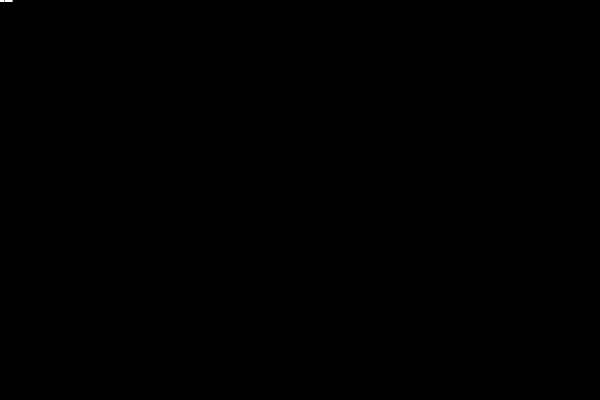
Frame 1 (no input)
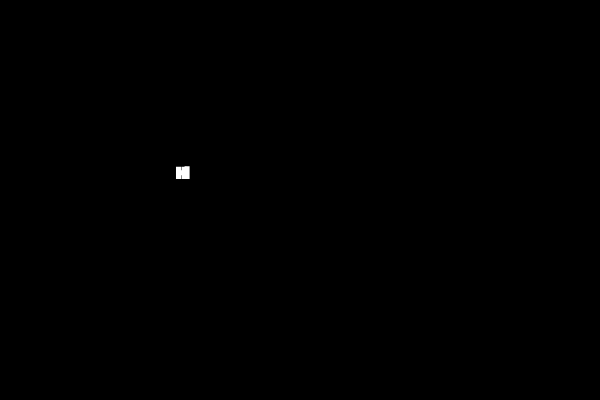
Frame 60 (no input)
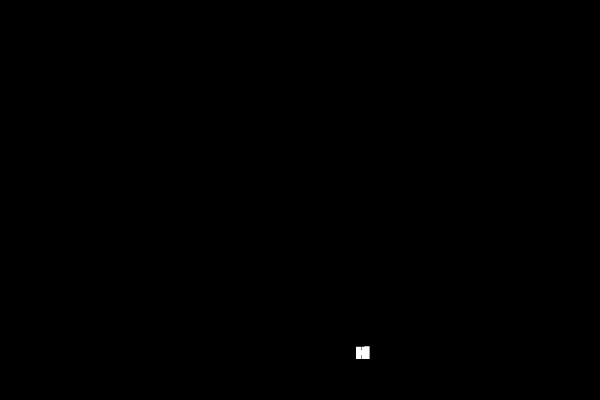
Frame 120 (the mouse pressed at the canvas centre since frame 60)

The p5.js sketch that drew these frames (run headless with seeded random() and noise() and a simulated clock; from frame 60 on, the mouse is pressed at the canvas centre):

// p5.js sketch
// ── sketch.js
var x = 0;
var xspeed = 3;
var yspeed = 3;
var y = 0;

function setup() {
    createCanvas(600, 400);
}

function draw() {
    background(0);
    stroke(255);
    strokeWeight(4);
    noFill();
    text("Hi", x, y);
    if(y > height){
        yspeed = -3;
    }
    if(y < 0){
        yspeed = 3;
    }
    if (x > width) {
        xspeed = -3;
    }
    if(x < 0){
        xspeed = 3;
    }
    x = x + xspeed;
    y = y + yspeed;
}
// ── visualize.js
var news;
var xcord;
var ycord;
const canvasXsize = 1000;
const canvasYsize = 700;
var rel;
var imporVal;
var direc = [0, 0, 0, 0, 0];
var speed = [0, 0, 0, 0, 0];
var xbound = 700;
var ybound = 700;
var x = [0, 0, 0, 0, 0];
var y = [0, 0, 0, 0 ,0];
var change = 30;


function findLongestWord(str) {
  var stringArray = str.split(" ");

  var orderedArray = [];
  for (k =0; k < stringArray.length; k++){
  	orderedArray.push(stringArray[k].length);
  }

  return Math.max(...orderedArray);

}

function _init_(impor, cordX, cordY, dir, sped){
	for(z =0; z<impor.length; z++){
		var maxX = (canvasXsize-xbound)/2 + xbound;
		var maxY = (canvasYsize-ybound)/2 + ybound;
		var minX = (canvasXsize-xbound)/2;
		var minY = (canvasYsize-xbound)/2;
		cordX[z] = Math.floor(Math.random()*(maxX-minX) +minX);
		cordY[z] = Math.floor(Math.random()*(maxY - minY) + minY);
		dir[z] = Math.floor(Math.random()*360);
		sped[z] = Math.ceil(Math.random()*4);
	}
	maxVal = Math.max(impor);

	cordX[impor.indexOf(maxVal)] = canvasXsize/2;
	cordY[impor.indexOf(maxVal)] = canvasYsize/2;

	return (maxVal, cordX, cordY, direc, speed);
}

function upDateCord(xcord, ycord, imporVal, direc, speed){
	for (l=0; l<direc.length; l++){
		if(l != imporVal){
			var addx = Math.cos(direc[l])*speed[l];
			var addy = Math.sin(direc[l])*speed[l];
			if(xcord[l] + addx < (canvasXsize-xbound)/2 || xcord[l] + addx > xbound + (canvasXsize-xbound)/2){
				xcord[l] = xcord[l] - addx
			}
			if(ycord[l] + addy < (canvasYsize-ybound)/2 || ycord[l] + addy > ybound + (canvasYsize-ybound)/2){
				ycord[l] = ycord[l] - addx
			}

			xcord[l] = xcord[l] + addx;
			ycord[l] = ycord[l] + addy;
		}
	}

	return (xcord, ycord)

}

function updateSpeed(xcor, ycor, ind, s){
	s[ind] = Math.ceil(Math.random()*4);
	return s
}

function updateDirection(X, Y, t, d){
	d[t] = Math.floor(Math.random()*(60)+30) + d[t]+180;
	if (d[t] > 360){
		d[t] = d[t]%360;
	}
	return d
}

function checkBound(xcord, ycord, dir, speed){
	for (b=0; b<xcord.length; b++){
		if(xcord[b] > xbound+(canvasXsize-xbound)/2 || ycord[b] > ybound+(canvasYsize-ybound)/2 || xcord[b] < (canvasXsize-xbound)/2 || ycord < (canvasYsize-ybound)/2){
			dir = updateDirection(xcord, ycord, b, dir);
			speed = updateSpeed(xcord, ycord, b, speed);
		}
	}

	return (dir, speed);

}

function createLines(xcord, ycord){


}


function setup(){
	createCanvas(canvasXsize, canvasYsize);
	news = ['Bad Bad Apple is gay', 'Vivek is damn gay with shreyas',
	'slavesux', 'i wanna win', 'heeelll yeaaa'];
	no =  news;
	rel = [3,10, 4, 6, 5];
	xcord = 5;
	imporVal, x, y, direc, speed = _init_(rel, x, y, direc, speed);
}

function draw() {
    //textAlign(CENTER,CENTER);
	background(235, 235, 235);
	for(i=0; i<news.length; i++){
		var size = rel[i]*5;
		textSize(size);
		var len = findLongestWord(news[i]);
		if(rel[i] == 10){
			x[i] = canvasXsize/2 - news[i].length;
			y[i] = canvasYsize/2 - news[i].length;
		}

		text(news[i], x[i], y[i], (len)*size, size*news[i].length);
		space = news[i].length*size;

	}
	createLines();
	x,y = upDateCord(x, y, imporVal, direc, speed);
	direc, speed = checkBound(x,y, direc, speed);
}
